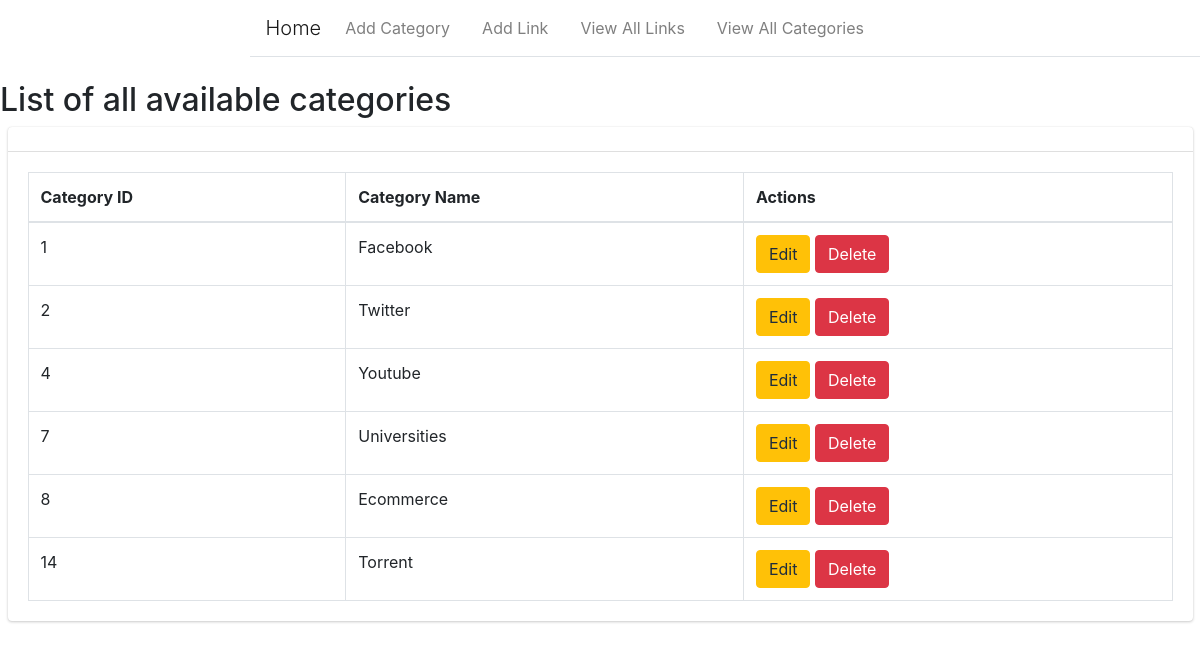
Screenshot of /all-categories with the database file from the repository.
### table_app/models.py (models this page shows, shortened)
class Category(models.Model):
    category_name = models.CharField(max_length=200)

### table_app/views.py (the view)
# urls.py: path('all-categories', views.AllCategoriesView.as_view(), name='all-categories'),
class AllCategoriesView(ListView):
    template_name = 'table_app/view-categories.html'
    model = Category

### table_app/templates/table_app/view-categories.html (shortened to what this page needs)
{% extends 'table_app/base.html' %}
{% load static %}
{% block content %}
    <h2>List of all available categories</h2>
<section class="content">
      <div class="container-fluid">
        <div class="row">
          <div class="col-12">
            <div class="card">
              <div class="card-header">
              </div>
              <div class="card-body">
                <table id="example2" class="table table-bordered table-hover">
                  <thead>
                  <tr>
                    <th>Category ID</th>
                    <th>Category Name</th>
                    <th>Actions</th>
                  </tr>
                  </thead>
                  <tbody>
                {% for category in object_list %}
                    <tr>
                        <td>{{ category.id }}</td>
                        <td>{{ category.category_name }}</td>
                        <td>
                        <a class="btn btn-warning" href="{% url 'update-category' category.id %}">Edit</a>
                        <a class="btn btn-danger" href="{% url 'delete-category' category.id %}">Delete</a>
                        </td>
                    </tr>
                {% endfor %}
                </table>
              </div>
            </div>
          </div>
        </div>
      </div>
    </section>
{% endblock content %}

### rows the page displays
Category: id "1", category_name "Facebook"
Category: id "2", category_name "Twitter"
Category: id "4", category_name "Youtube"
Category: id "7", category_name "Universities"
Category: id "8", category_name "Ecommerce"
Category: id "14", category_name "Torrent"
